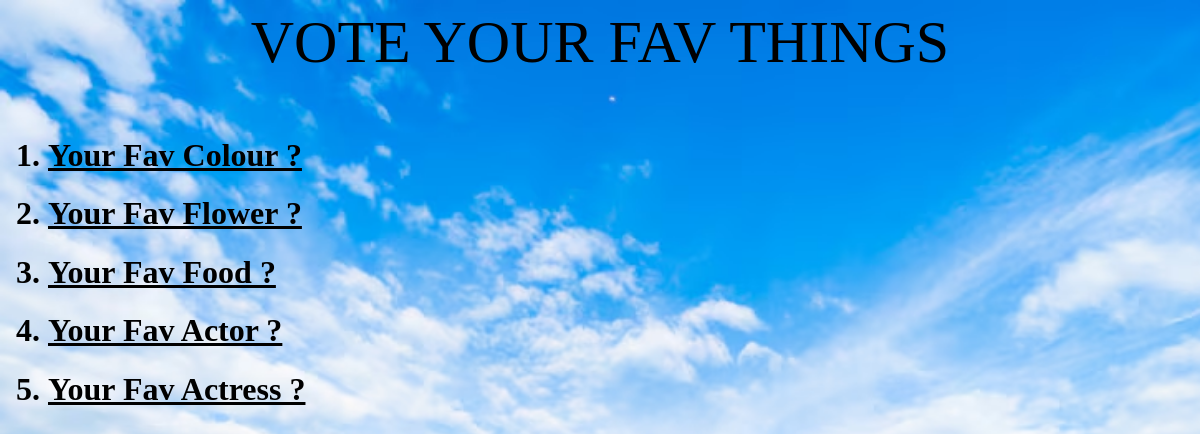
Screenshot of /polls/ with the database file from the repository.
### polls/models.py (models this page shows, shortened)
class Question(models.Model):
    question_text = models.CharField(max_length=200)
    pub_date = models.DateTimeField("date published")

### polls/views.py (the view)
# urls.py: path("", views.IndexView.as_view(), name="index"),
class IndexView(generic.ListView):
    template_name = "polls/index.html"
    context_object_name = "latest_question_list"
    def get_queryset(self):
        return Question.objects.filter(pub_date__lte=timezone.now()).order_by("-pub_date")[
        :5
    ]

### polls/templates/polls/index.html
<center>
    <p class="center large">VOTE YOUR FAV THINGS </p>
</center>
{% if latest_question_list %}
    <ol>
    {% for question in latest_question_list %}
        <h1><li><a href="{% url 'polls:detail' question.id %}">{{ question.question_text }}</a></li></h1>
    {% endfor %}
    </ol>
{% else %}
    <p>No polls are available.</p>
{% endif %}
{% load static %}
<link rel="stylesheet" href="{% static 'polls/style.css' %}">

### polls/static/polls/style.css (style rules this page uses)
p.large { font-size: 60; }
ol a { color: rgb(0, 0, 0); }

### rows the page displays
Question: question_text "Your Fav Colour ?"
Question: question_text "Your Fav Flower ?"
Question: question_text "Your Fav Food ?"
Question: question_text "Your Fav Actor ?"
Question: question_text "Your Fav Actress ?"
